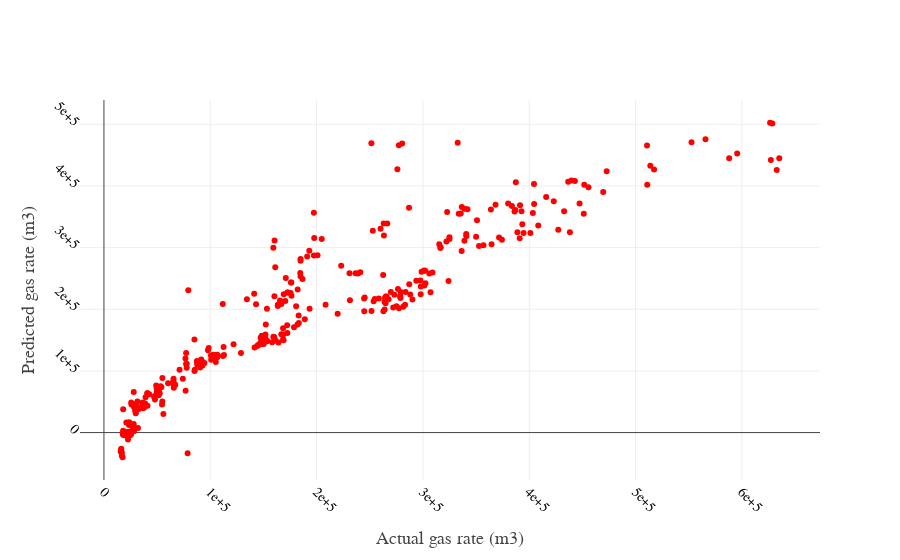

The notebook cell saved with this chart:
### Code cell
y_pred_LR = scaler_y.inverse_transform(LR.predict(x_test).reshape(-1,1))
trace1 = go.Scatter(x = y_act.reshape(-1,),
                    y = y_pred_LR.reshape(-1,),
                   name = "Actual",
                   mode = 'markers',
                   line=dict(width=10),
                   marker = dict(color = 'rgb(255,0,0)'))
data = [trace1]
layout = go.Layout(
    xaxis=dict(
        title='Actual gas rate (m3)',
        titlefont=dict(
            family='Arial, sans-serif',
            size=18,
            #color='lightgrey'
        ),
        showticklabels=True,
        tickangle=45,
        tickfont=dict(
            family='Old Standard TT, serif',
            size=14,
            color='black'
        ),
        exponentformat='e',
        showexponent='all'
    ),
    yaxis=dict(
        title='Predicted gas rate (m3)',
        titlefont=dict(
            family='Arial, sans-serif',
            size=18,
            #color='lightgrey'
        ),
        showticklabels=True,
        tickangle=45,
        tickfont=dict(
            family='Old Standard TT, serif',
            size=14,
            color='black'
        ),
        exponentformat='e',
        showexponent='all'
    )
)
fig = go.Figure(data=data, layout = layout)
py.iplot(fig)

### Figure 1 — Plotly figure (JSON) as saved in the notebook; plotly's stock layout.template omitted (floating-point values rounded to 4 significant figures; data arrays with more than 128 entries replaced by an {"elided": "..."} marker saying what was removed)
{"data": [{"line": {"width": 10}, "marker": {"color": "rgb(255,0,0)"}, "mode": "markers", "name": "Actual", "type": "scatter", "uid": "0102cbc7-8a3c-4b20-b183-d1cc84a1c2ae", "x": {"elided": "355 float values"}, "y": {"elided": "355 float values"}}], "layout": {"xaxis": {"exponentformat": "e", "showexponent": "all", "showticklabels": true, "tickangle": 45, "tickfont": {"color": "black", "family": "Old Standard TT, serif", "size": 14}, "title": {"font": {"family": "Arial, sans-serif", "size": 18}, "text": "Actual gas rate (m3)"}}, "yaxis": {"exponentformat": "e", "showexponent": "all", "showticklabels": true, "tickangle": 45, "tickfont": {"color": "black", "family": "Old Standard TT, serif", "size": 14}, "title": {"font": {"family": "Arial, sans-serif", "size": 18}, "text": "Predicted gas rate (m3)"}}}}
